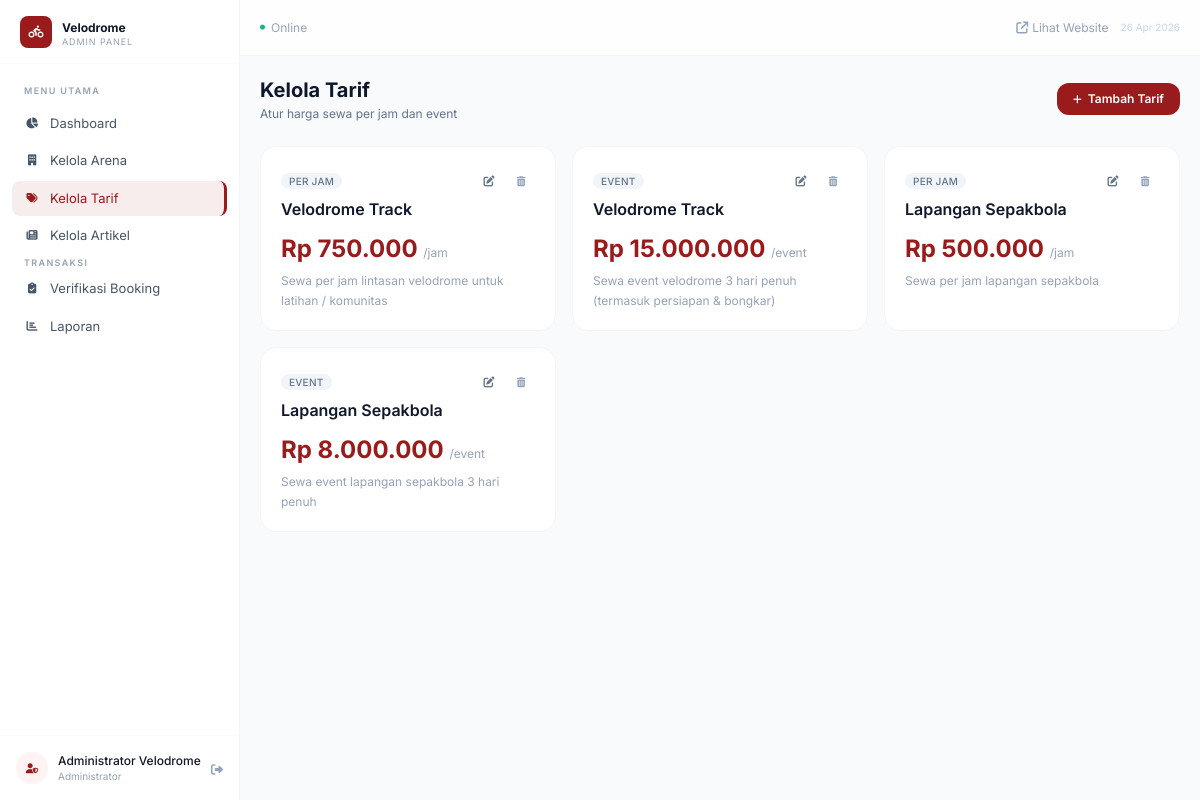
/admin/tarif.php (signed in), run on the app's committed database.
### tables this page shows
CREATE TABLE tarif (
    id INT AUTO_INCREMENT PRIMARY KEY,
    arena_id INT NOT NULL,
    jenis_sewa ENUM('per_jam','event') NOT NULL,
    harga DECIMAL(12,2) NOT NULL,
    keterangan VARCHAR(255) DEFAULT NULL,
    FOREIGN KEY (arena_id) REFERENCES arena(id) ON DELETE CASCADE
);

CREATE TABLE arena (
    id INT AUTO_INCREMENT PRIMARY KEY,
    nama_arena VARCHAR(100) NOT NULL,
    deskripsi TEXT,
    fasilitas TEXT,
    kapasitas_max INT NOT NULL DEFAULT 0,
    foto_cover VARCHAR(255) DEFAULT NULL,
    lokasi VARCHAR(200) DEFAULT 'Jl. Diponegoro, Semarang'
);

### config/koneksi.php (called while the page is built, shortened)
<?php
function formatRupiah($n): string {
    return 'Rp ' . number_format((float)$n, 0, ',', '.');
}
function sanitize($s): string {
    return htmlspecialchars(trim((string)$s), ENT_QUOTES, 'UTF-8');
}

### admin/tarif.php (the view, shortened to what this page needs)
<?php
$currentPage = 'tarif';
require_once __DIR__ . '/../config/koneksi.php';
$tarifs = $pdo->query("SELECT t.*, a.nama_arena FROM tarif t JOIN arena a ON t.arena_id=a.id ORDER BY a.id, t.jenis_sewa")->fetchAll();
require_once __DIR__ . '/../includes/admin_header.php';
?>
<div class="flex items-center justify-between mb-6">
    <div>
        <h1 class="text-xl font-bold text-surface-900">Kelola Tarif</h1>
        <p class="text-xs text-surface-500 mt-0.5">Atur harga sewa per jam dan event</p>
    </div>
    <button
        onclick="openModal('add')"
        class="bg-maroon-700 hover:bg-maroon-800 text-white px-4 py-2 rounded-xl text-xs font-semibold transition-all flex items-center gap-1.5">
        <i class="fa-solid fa-plus text-[10px]"></i>
        Tambah Tarif
    </button>
</div>
<div class="grid grid-cols-1 sm:grid-cols-2 lg:grid-cols-3 gap-4">
<?php foreach ($tarifs as $index => $t): ?>
<div class="tarif-card bg-white rounded-2xl border border-surface-100 p-5 hover:shadow-md hover:border-surface-200 transition-all duration-200"
     style="animation-delay: <?= $index * 0.06 ?>s">
    <div class="flex items-start justify-between mb-3">
        <div class="flex-1 min-w-0 pr-3">
            <span class="text-[10px] bg-surface-100 text-surface-500 px-2 py-0.5 rounded-full font-medium uppercase tracking-wide">
                <?= $t['jenis_sewa'] === 'event' ? 'Event' : 'Per Jam' ?>
            </span>
            <h3 class="font-semibold text-surface-900 mt-1.5 truncate"><?= sanitize($t['nama_arena']) ?></h3>
        </div>
        <div class="flex items-center gap-1 flex-shrink-0">
            <button
                class="card-action-btn btn-edit"
                title="Edit tarif"
                onclick="openModal('edit', <?= htmlspecialchars(json_encode([
                    'id'         => $t['id'],
                    'arena_id'   => $t['arena_id'],
                    'jenis_sewa' => $t['jenis_sewa'],
                    'harga'      => $t['harga'],
                    'keterangan' => $t['keterangan'] ?? '',
                ]), ENT_QUOTES) ?>)">
                <i class="fa-solid fa-pen-to-square" style="font-size:11px;"></i>
            </button>
            <form method="POST" onsubmit="return confirm('Hapus tarif ini? Tindakan tidak dapat dibatalkan.')">
                <button type="submit" class="card-action-btn btn-delete" title="Hapus tarif">
                    <i class="fa-solid fa-trash-can" style="font-size:10px;"></i>
                </button>
            </form>
        </div>
    </div>
    <p class="text-2xl font-bold text-maroon-700 mb-1.5">
        <?= formatRupiah($t['harga']) ?>
        <span class="text-xs font-normal text-surface-400"><?= $t['jenis_sewa'] === 'event' ? '/event' : '/jam' ?></span>
    </p>
    <?php if ($t['keterangan']): ?>
    <p class="text-xs text-surface-400 leading-relaxed"><?= sanitize($t['keterangan']) ?></p>
    <?php endif; ?>
</div>
<?php endforeach; ?>
</div>
<?php require_once __DIR__ . '/../includes/admin_footer.php'; ?>

### includes/admin_header.php (shortened to what this page needs)
<?php $currentPage = $currentPage ?? ''; ?>
<!DOCTYPE html>
<html lang="id"><head>
<script src="https://cdn.tailwindcss.com"></script>
<link rel="stylesheet" href="https://cdnjs.cloudflare.com/ajax/libs/font-awesome/6.5.1/css/all.min.css">
</head>
<body class="antialiased text-surface-700">
<div class="flex min-h-screen">
<aside id="admin-sidebar" class="fixed inset-y-0 left-0 z-30 w-60 bg-white border-r border-surface-100 flex flex-col transform transition-transform duration-200 lg:translate-x-0 -translate-x-full">
    <div class="h-16 flex items-center px-5 border-b border-surface-50">
        <a href="<?= BASE_URL ?>/admin/" class="flex items-center gap-2.5">
            <div class="w-8 h-8 bg-maroon-700 rounded-lg flex items-center justify-center">
                <i class="fa-solid fa-person-biking text-white text-xs"></i>
            </div>
            <div class="leading-tight">
                <span class="text-xs font-bold text-surface-900">Velodrome</span>
                <span class="block text-[9px] text-surface-400 uppercase tracking-widest">Admin Panel</span>
            </div>
        </a>
    </div>
    <nav class="flex-1 py-5 px-3 space-y-0.5 overflow-y-auto">
        <p class="px-3 mb-2 text-[9px] font-semibold text-surface-400 uppercase tracking-[.15em]">Menu Utama</p>
        <a href="<?= BASE_URL ?>/admin/" class="sidebar-link flex items-center gap-2.5 px-3 py-2 rounded-lg text-[13px] <?= $currentPage==='dashboard'?'active':'text-surface-600'?>"><i class="fa-solid fa-chart-pie w-4 text-center text-[11px]"></i>Dashboard</a>
        <a href="<?= BASE_URL ?>/admin/arena.php" class="sidebar-link flex items-center gap-2.5 px-3 py-2 rounded-lg text-[13px] <?= $currentPage==='arena'?'active':'text-surface-600'?>"><i class="fa-solid fa-building w-4 text-center text-[11px]"></i>Kelola Arena</a>
        <a href="<?= BASE_URL ?>/admin/tarif.php" class="sidebar-link flex items-center gap-2.5 px-3 py-2 rounded-lg text-[13px] <?= $currentPage==='tarif'?'active':'text-surface-600'?>"><i class="fa-solid fa-tags w-4 text-center text-[11px]"></i>Kelola Tarif</a>
        <a href="<?= BASE_URL ?>/admin/artikel.php" class="sidebar-link flex items-center gap-2.5 px-3 py-2 rounded-lg text-[13px] <?= $currentPage==='artikel'?'active':'text-surface-600'?>"><i class="fa-solid fa-newspaper w-4 text-center text-[11px]"></i>Kelola Artikel</a>
        <p class="px-3 mt-5 mb-2 text-[9px] font-semibold text-surface-400 uppercase tracking-[.15em]">Transaksi</p>
        <a href="<?= BASE_URL ?>/admin/booking.php" class="sidebar-link flex items-center gap-2.5 px-3 py-2 rounded-lg text-[13px] <?= $currentPage==='booking'?'active':'text-surface-600'?>"><i class="fa-solid fa-clipboard-check w-4 text-center text-[11px]"></i>Verifikasi Booking</a>
        <a href="<?= BASE_URL ?>/admin/laporan.php" class="sidebar-link flex items-center gap-2.5 px-3 py-2 rounded-lg text-[13px] <?= $currentPage==='laporan'?'active':'text-surface-600'?>"><i class="fa-solid fa-chart-bar w-4 text-center text-[11px]"></i>Laporan</a>
    </nav>
    <div class="p-4 border-t border-surface-50">
        <div class="flex items-center gap-2.5">
            <div class="w-8 h-8 bg-maroon-50 rounded-full flex items-center justify-center"><i class="fa-solid fa-user-shield text-maroon-700 text-[10px]"></i></div>
            <div class="flex-1 min-w-0"><p class="text-xs font-medium text-surface-900 truncate"><?= sanitize($_SESSION['nama_lengkap']??'Admin')?></p><p class="text-[10px] text-surface-400">Administrator</p></div>
            <a href="<?= BASE_URL ?>/auth/logout.php" title="Logout" class="text-surface-400 hover:text-red-500 transition-colors"><i class="fa-solid fa-right-from-bracket text-xs"></i></a>
        </div>
    </div>
</aside>
<div class="flex-1 lg:ml-60">
<header class="h-14 bg-white/80 backdrop-blur border-b border-surface-100 flex items-center justify-between px-5 sticky top-0 z-20">
    <div class="hidden sm:flex items-center gap-1.5 text-xs text-surface-400"><i class="fa-solid fa-circle text-[5px] text-emerald-500 animate-pulse"></i>Online</div>
    <div class="flex items-center gap-3">
        <a href="<?= BASE_URL ?>/" class="text-xs text-surface-400 hover:text-surface-600 transition-colors"><i class="fa-solid fa-arrow-up-right-from-square mr-1"></i>Lihat Website</a>
        <span class="text-[10px] text-surface-300"><?= date('d M Y')?></span>
    </div>
</header>
<main class="p-5 fade-in">

### includes/admin_footer.php (shortened to what this page needs)
</main></div></div>
</body></html>

### includes/admin_header.php (style rules this page uses)
* { font-family:'Inter',system-ui,sans-serif }
body { background:#f8fafc }
.sidebar-link { transition:all .15s ease }
.sidebar-link.active { background:rgba(153,27,27,.08);color:#991b1b;border-right:3px solid #991b1b }
.fade-in { animation:fadeIn .35s ease-out both }

### admin/tarif.php (style rules this page uses)
.card-action-btn { width: 28px; height: 28px; border-radius: 8px; display: inline-flex; align-items: center; justify-content: center; border: none; cursor: pointer; transition: background 0.18s ease, color 0.18s ease, transform 0.18s ease; background: transparent; flex-shrink: 0; }
.btn-edit { color: #64748b; }
.btn-delete { color: #94a3b8; }
.tarif-card { animation: cardFadeIn 0.4s ease both; }

### data on the page
tarif: jenis_sewa "PER JAM", arena.nama_arena "Velodrome Track", harga "Rp 750.000", keterangan "Sewa per jam lintasan velodrome untuk latihan / komunitas"
tarif: jenis_sewa "EVENT", arena.nama_arena "Velodrome Track", harga "Rp 15.000.000", keterangan "Sewa event velodrome 3 hari penuh (termasuk persiapan & bongkar)"
tarif: jenis_sewa "PER JAM", arena.nama_arena "Lapangan Sepakbola", harga "Rp 500.000", keterangan "Sewa per jam lapangan sepakbola"
tarif: jenis_sewa "EVENT", arena.nama_arena "Lapangan Sepakbola", harga "Rp 8.000.000", keterangan "Sewa event lapangan sepakbola 3 hari penuh"

### other printed values
$_SESSION['nama_lengkap'] "Administrator Velodrome"
